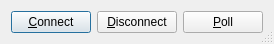
<?xml version="1.0" encoding="UTF-8"?>
<ui version="4.0">
 <class>pluginModbusGUI::ClientControlWidget</class>
 <widget class="QDialog" name="pluginModbusGUI::ClientControlWidget">
  <property name="geometry">
   <rect>
    <x>0</x>
    <y>0</y>
    <width>273</width>
    <height>43</height>
   </rect>
  </property>
  <property name="windowTitle">
   <string>Control</string>
  </property>
  <property name="sizeGripEnabled">
   <bool>true</bool>
  </property>
  <layout class="QHBoxLayout" name="horizontalLayout">
   <item>
    <spacer name="horizontalSpacer_2">
     <property name="orientation">
      <enum>Qt::Horizontal</enum>
     </property>
     <property name="sizeHint" stdset="0">
      <size>
       <width>0</width>
       <height>20</height>
      </size>
     </property>
    </spacer>
   </item>
   <item>
    <widget class="QPushButton" name="connectButton">
     <property name="text">
      <string>&amp;Connect</string>
     </property>
    </widget>
   </item>
   <item>
    <widget class="QPushButton" name="disconnectButton">
     <property name="text">
      <string>&amp;Disconnect</string>
     </property>
    </widget>
   </item>
   <item>
    <widget class="QPushButton" name="pollButton">
     <property name="text">
      <string>&amp;Poll</string>
     </property>
    </widget>
   </item>
   <item>
    <spacer name="horizontalSpacer">
     <property name="orientation">
      <enum>Qt::Horizontal</enum>
     </property>
     <property name="sizeHint" stdset="0">
      <size>
       <width>0</width>
       <height>20</height>
      </size>
     </property>
    </spacer>
   </item>
  </layout>
 </widget>
 <resources/>
 <connections/>
</ui>
